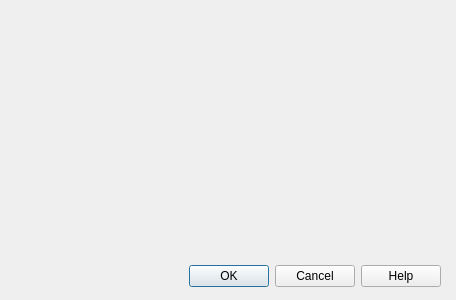
<?xml version="1.0" encoding="UTF-8"?>
<ui version="4.0">
 <class>Dialog</class>
 <widget class="QDialog" name="Dialog">
  <property name="geometry">
   <rect>
    <x>0</x>
    <y>0</y>
    <width>456</width>
    <height>300</height>
   </rect>
  </property>
  <property name="windowTitle">
   <string>Dialog</string>
  </property>
  <widget class="QDialogButtonBox" name="buttonBox_2">
   <property name="geometry">
    <rect>
     <x>0</x>
     <y>260</y>
     <width>441</width>
     <height>32</height>
    </rect>
   </property>
   <property name="orientation">
    <enum>Qt::Horizontal</enum>
   </property>
   <property name="standardButtons">
    <set>QDialogButtonBox::Cancel|QDialogButtonBox::Help|QDialogButtonBox::Ok</set>
   </property>
   <property name="centerButtons">
    <bool>false</bool>
   </property>
  </widget>
 </widget>
 <resources/>
 <connections/>
</ui>
